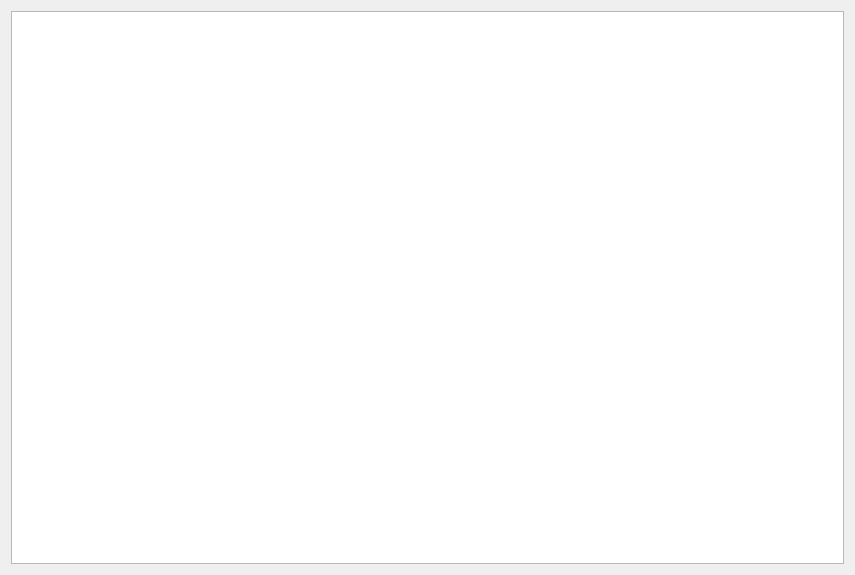
<?xml version="1.0" encoding="UTF-8"?>
<ui version="4.0">
 <class>FileWidget</class>
 <widget class="QWidget" name="FileWidget">
  <property name="geometry">
   <rect>
    <x>0</x>
    <y>0</y>
    <width>855</width>
    <height>575</height>
   </rect>
  </property>
  <property name="windowTitle">
   <string>Form</string>
  </property>
  <layout class="QVBoxLayout" name="verticalLayout">
   <item>
    <widget class="QListWidget" name="listWidget"/>
   </item>
  </layout>
 </widget>
 <resources/>
 <connections/>
</ui>
